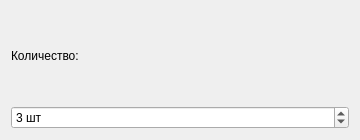
<?xml version="1.0" encoding="UTF-8"?>
<ui version="4.0"><class>Dialog</class><widget class="QDialog" name="Dialog"><property name="geometry"><rect><x>0</x><y>0</y><width>360</width><height>140</height></rect></property><property name="windowTitle"><string>#145 spin/230_int_suffix</string></property><layout class="QVBoxLayout" name="verticalLayout"><property name="leftMargin"><number>11</number></property><property name="topMargin"><number>11</number></property><property name="rightMargin"><number>11</number></property><property name="bottomMargin"><number>11</number></property><property name="spacing"><number>6</number></property><item><widget class="QLabel" name="l1"><property name="text"><string>Количество:</string></property></widget></item><item><widget class="QSpinBox" name="spin"><property name="minimum"><number>0</number></property><property name="maximum"><number>20</number></property><property name="value"><number>3</number></property><property name="singleStep"><number>1</number></property><property name="suffix"><string> шт</string></property></widget></item></layout></widget></ui>
